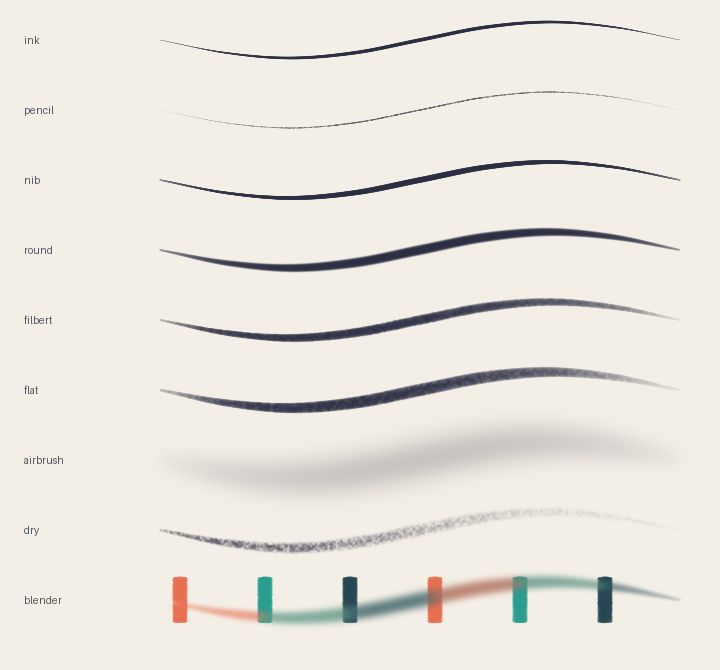

Write the Python code that produced this figure.
"""Every preset drawing the same S-curve, pressure rising then falling."""
import json
import math
import sys
from pathlib import Path

sys.path.insert(0, str(Path(__file__).resolve().parents[1] / "python"))
from PIL import ImageDraw  # noqa: E402

from paintcode import PRESETS, render  # noqa: E402

names = list(PRESETS)
W, ROW = 720, 70
strokes = []
for i, name in enumerate(names):
    y = 40 + i * ROW
    pts = []
    for k in range(9):
        t = k / 8
        pts.append([160 + 520 * t, y + 18 * math.sin(t * 2 * math.pi), round(math.sin(t * math.pi) ** 0.8, 3)])
    colour = None if name == "blender" else "#2b2d42"   # null colour: smudge with what is under the brush
    strokes.append({"brush": name, "color": colour, "points": pts})

# give the blender something to smear
blend_y = 40 + names.index("blender") * ROW
for j in range(6):
    strokes.insert(0, {"brush": "flat", "color": ["#e76f51", "#2a9d8f", "#264653"][j % 3],
                       "points": [[180 + j * 85, blend_y - 22], [180 + j * 85, blend_y + 22]], "size": 7.8})

scene = {"canvas": {"width": W, "height": 40 + ROW * len(names), "background": "#f4efe6", "seed": 2},
         "strokes": strokes}
out = Path(__file__).with_suffix("")
out.with_suffix(".json").write_text(json.dumps(scene, indent=1))
img = render(scene).to_image()
d = ImageDraw.Draw(img)
for i, name in enumerate(names):
    d.text((24, 40 + i * ROW - 6), name, fill=(80, 84, 100))
img.save(out.with_suffix(".png"))
print("rows:", ", ".join(names))
